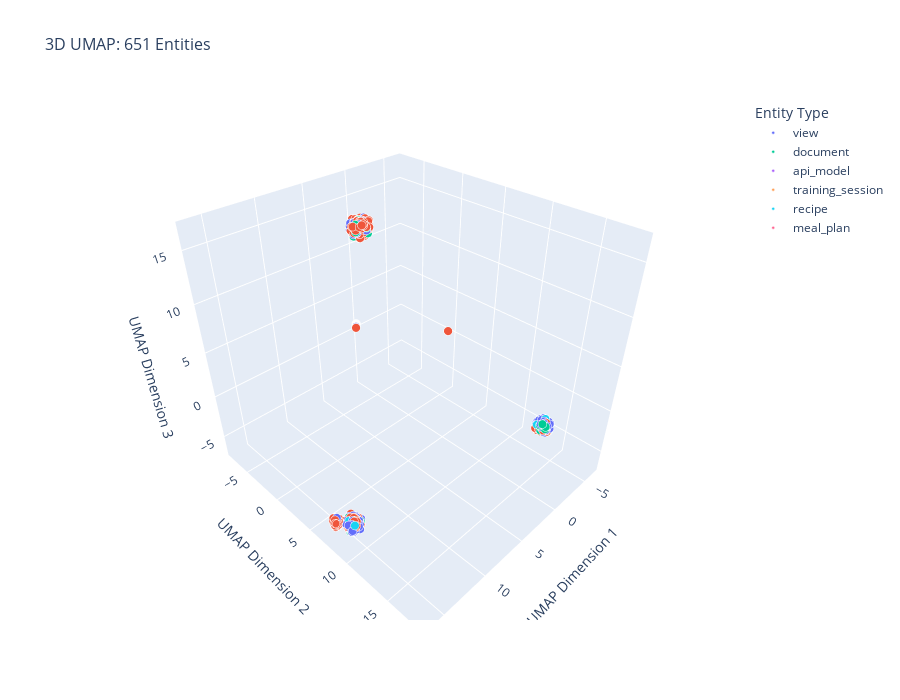

The code cell stored with this chart in its notebook:
### Code cell
# 3D UMAP Visualization - Even more detail!
print("Creating 3D UMAP visualization...")
print("3D can reveal structure that's hidden in 2D projections")

# Create 3D UMAP
umap_3d = umap.UMAP(
    n_components=3,
    n_neighbors=15,
    min_dist=0.1,
    metric='cosine',
    random_state=42
)

embeddings_umap_3d = umap_3d.fit_transform(embeddings_scaled)

# Create 3D interactive plot
fig_3d = px.scatter_3d(
    x=embeddings_umap_3d[:, 0],
    y=embeddings_umap_3d[:, 1], 
    z=embeddings_umap_3d[:, 2],
    color=entity_types_array,
    title=f'3D UMAP: {len(embeddings_umap_3d)} Entities',
    labels={'x': 'UMAP1', 'y': 'UMAP2', 'z': 'UMAP3', 'color': 'Entity Type'},
    hover_data=[entity_ids],
    width=900,
    height=700
)

fig_3d.update_traces(
    marker_size=3,
    marker_line_width=0.5,
    marker_line_color='white'
)

fig_3d.update_layout(
    title_font_size=16,
    scene=dict(
        xaxis_title='UMAP Dimension 1',
        yaxis_title='UMAP Dimension 2', 
        zaxis_title='UMAP Dimension 3'
    )
)

fig_3d.show()

print("✓ 3D UMAP visualization created!")
print("• Rotate, zoom, and explore the 3D embedding space")
print("• Look for clusters that might be hidden in 2D views")
print("• Click and drag to rotate the view")

### Figure 1 — Plotly figure (JSON) as saved in the notebook; plotly's stock layout.template omitted (floating-point values rounded to 4 significant figures; data arrays with more than 128 entries replaced by an {"elided": "..."} marker saying what was removed)
{"data": [{"customdata": {"elided": "145x1 str values"}, "hovertemplate": "Entity Type=view<br>UMAP1=%{x}<br>UMAP2=%{y}<br>UMAP3=%{z}<br>hover_data_0=%{customdata[0]}<extra></extra>", "legendgroup": "view", "marker": {"color": "#636efa", "line": {"color": "white", "width": 0.5}, "size": 3, "symbol": "circle"}, "mode": "markers", "name": "view", "scene": "scene", "showlegend": true, "type": "scatter3d", "x": {"elided": "145 float values"}, "y": {"elided": "145 float values"}, "z": {"elided": "145 float values"}}, {"customdata": {"elided": "376x1 str values"}, "hovertemplate": "Entity Type=<br>UMAP1=%{x}<br>UMAP2=%{y}<br>UMAP3=%{z}<br>hover_data_0=%{customdata[0]}<extra></extra>", "legendgroup": "", "marker": {"color": "#EF553B", "line": {"color": "white", "width": 0.5}, "size": 3, "symbol": "circle"}, "mode": "markers", "name": "", "scene": "scene", "showlegend": false, "type": "scatter3d", "x": {"elided": "376 float values"}, "y": {"elided": "376 float values"}, "z": {"elided": "376 float values"}}, {"customdata": [["ef6f9412-fbfb-44c6-87a1-6caad9080ef8"], ["d595bc53-0eeb-4343-b28d-50a345ea6a20"], ["0992fb4a-573c-44f8-9706-a3df7e5537e1"], ["e23de37d-2255-4cf9-8837-552bd7c5726f"], ["8c9a7ff0-6182-419a-a72b-55d928928bf1"], ["5f5339ed-7ff5-47fb-b631-e272b0452718"], ["a96a349d-d417-49e7-9ac7-59a7f363aebc"], ["810500f5-48ee-45cf-8f3f-a2e607ae7127"], ["f434ad14-6035-4aea-8d40-b945d5a859d4"], ["38e6b35a-822d-40ff-af19-fecafb82e68e"], ["0c3cdd26-b269-48ea-9057-572a317fa89d"], ["bf86757b-a995-437c-a611-9e88858cb1c0"], ["ee87ec4c-1862-40ae-840a-14b38c677259"], ["a0c64c48-d24f-4a39-bb35-5811b67467de"], ["ed561ef3-697b-4d54-abcf-6e7e7dfea706"], ["d74ad6d1-da71-49b3-b373-384f6334cbb6"], ["7aad50d3-5f50-4936-b184-6cacac444410"], ["97bb7a3e-19d7-4284-8fd5-829b46e5dc35"], ["ba0018f9-cf5b-4c93-bba1-1fb5b30388e4"], ["52fe6068-2acb-441c-b3b0-80b34a983eac"], ["cf43b8b9-c8fd-445e-9c2b-c1650500da15"], ["f8a9aa7e-f2d2-4f1c-a4f3-1ed1c71370dd"], ["5d1e4da6-d493-469b-b8af-af5fa582f2f2"], ["4972cf07-614d-4bae-8b69-68022b228776"], ["be3bd747-fcf5-4a29-a83d-c12389c58cdc"], ["65837c43-06ce-4d9c-8f76-a26457f9805c"], ["96620752-1e4b-4207-a2ce-7ab402acaee9"], ["671be8bb-9dfd-4c88-807e-6fff5cd94430"], ["4b165525-c166-4ebe-965b-efcb8da5e0ae"], ["5fd0b825-70d2-4354-af1b-a76fd10b495c"], ["a25e80d1-957c-4db3-bdc8-3e0ee9608fd5"], ["58d46df5-0891-482e-97c7-dc8893c12dc6"], ["d56ce398-c3ad-4e3d-830a-75d5c84c0a91"], ["9a3c5860-118d-476c-b348-98eeb27d6fc9"], ["7ff48423-9ccf-4a32-8cee-b876d1b3b68b"], ["d52ecf30-bc41-479f-ae0f-1a14b8bdda69"], ["bf78e28c-581f-442a-bd08-51bb2d3a81b4"], ["b18f9d2a-7749-4445-a985-81cc94873f8a"], ["6265e046-322c-4a7d-b50f-a476a2041856"], ["2e90655a-58ec-4ede-b9d9-bde78c8922c4"], ["e790928b-4573-4fe3-94d7-13f109edfb48"], ["b0b16f50-bc0f-4703-90d0-a6dc340df4d7"], ["75e08af7-befa-4632-bf96-2b47e3d92cb5"], ["d2067519-fc62-44ee-ac0e-26d2b05bb3aa"], ["922e95fb-e6a4-4f58-8edb-7806c3391430"], ["01cb3a22-606f-45d5-877d-07ffb3c9db26"], ["af737a35-deef-46d1-b634-c54ea9ab6762"], ["e67c0887-f16e-4fd5-aff0-8cb5fe83c319"], ["cd617a08-7286-485c-9ba7-e08d08c88916"], ["715a53fe-09fc-487f-bd7c-8cd54b14588c"], ["9820eaa8-fd9b-4e44-bdf8-4227312c9ab3"], ["52f0a745-1b2a-4ec3-aaff-b30acd79e586"], ["c51cd9bb-8a93-497b-a0ee-9b62f33a4756"], ["25e65e66-d6b3-4c2a-baf1-150eaf1185f0"], ["4b7eb9e0-f310-42b4-a800-ba79682d36e5"], ["abe46a71-c9aa-4d19-b29a-b3f4d0711272"], ["876d46dc-6cca-4391-b6c8-991a08870dd3"], ["0ff89c72-f368-4a0c-8340-92b6918fa406"], ["c6b4323a-cbde-456d-9866-aa74c5ec4c63"], ["125045c6-bc32-4865-bf4f-43a77d10c8e9"], ["a196b71b-608f-469e-8ade-6a02578ce77f"], ["e1c962a3-3529-483d-8cf8-935e3d4fa76c"], ["bdb03a73-da0e-4180-ac67-8a4e01fc1e52"], ["7736c1dd-9635-47b1-b93f-2e4ad8545902"], ["4aca5ca9-7ae7-41de-a7f7-146a45bdb2df"], ["e3eb48db-84be-44a4-b30f-247b1afe98f0"], ["f0234421-a828-49cf-85e0-190d306989ef"], ["0bbf57ca-75c1-44be-b6fa-2996dfc9131b"], ["fcbcd9df-0c1b-40d7-a314-b4ab4cdb9935"], ["a52015a6-8ed7-499b-ad84-2d77896ef5b6"], ["a814f7d9-6698-4a9e-9595-3e258156f14b"], ["30f20892-ca46-4c38-bdb1-3f3e7b5a094d"], ["d2990966-f101-4c86-88f3-cfd6712c5094"], ["e423ba83-aa46-4eba-a4d7-8b5c1dc156f4"], ["73760c93-704d-4535-afe4-0da12c5e2f4e"], ["268168ee-0ec0-436e-ac03-d3aeb7e38336"], ["b24e6abe-8d69-46af-976b-eb1bb148e5a7"], ["0e12f3a1-a606-4299-864c-b3951c4ea7ae"], ["f45fb47b-61af-4dbd-8ca7-5f2b469a75ef"], ["41bc0ac5-3cb3-4a5c-bd06-5b082b8633e4"], ["e0086f91-f2c8-4a5e-908d-743eba8c7e1f"], ["052253cb-a0ad-4d45-a2fb-20ba5f2e72c1"], ["9e29e1cb-8664-452f-aa92-fc6a785cee69"], ["634ab18b-b7b6-4fe5-b661-fba219870752"], ["8e55d2c1-f312-420d-9261-9f2e8db68d5c"], ["654d120c-0420-4939-9006-0c151fa0a95a"], ["06f8e673-d7e0-41a2-b2f0-dc448adce5b3"], ["4f55e289-800f-4012-b518-331f1632eaac"], ["b7759f7b-ed40-4b8e-b8a0-68039b9d413d"], ["fa14d710-5856-41c6-a7c6-9f39fe80a5d9"], ["4ca38da1-13ba-4cf3-870a-c154b6b2217b"], ["13f6ae8d-67bb-4dba-a77d-e0864b53d063"], ["dee79e90-d3ad-4c8e-961c-8a3c1d0cc7cb"], ["22e19c59-7268-4b6a-9fe7-9e8a4cb1928b"], ["6aadb57a-d27a-44cc-99b4-c82d2b2e16f2"], ["f15534b6-d9e5-4316-813d-b55233dcf74b"], ["a111f636-dc48-475f-b39b-1bae7177cf62"], ["4e7cf58c-0ce7-4e14-9084-cf6a8db73a4c"], ["c902eede-19b4-430e-a3b2-1a95048f6995"], ["f1b76c1c-95e6-46d1-a7ea-004dda840933"], ["d19b68e1-49c5-4a95-aeec-85be02009a92"], ["3c662dde-e14b-4a32-b0c8-8cca4baaf626"], ["5920d79c-17bf-4325-91d4-07e10ce43b20"], ["d43233fe-c2d3-4a81-b698-810cfb8f934e"], ["c031d16a-8686-44c0-bd06-7e00859f3846"], ["c226b236-5567-49fe-98dc-26c65d50397a"], ["26303b54-c4b1-40a7-a474-deab4915d53d"], ["1fc09b73-6f51-419f-8a2b-7aa4ad8b5d31"], ["f8cbd360-f440-45a7-8cb6-03135d1cde51"], ["00c0b39c-db79-45f3-bfe0-97469a71d085"], ["25451d5f-ba9d-4a60-aa44-2bc2dfac63a4"], ["f2bc5b0e-4af2-4881-a748-4771e6f49f8b"], ["28a975c6-c900-4199-9487-34c4fcf5d0bd"], ["e1394769-8668-492b-ab15-2ed03d4c41d1"], ["b3027e23-6f32-4afc-8917-6a5fa7134ed2"], ["d6451244-6f8c-403b-8c47-026d552decc9"], ["078eeadd-e677-4ff5-9300-74996699482d"], ["fdbe8fcf-f1d2-4749-8afb-910dc13ba14a"], ["78f5bce7-0a31-4acb-9cb7-e1f7d0c7e64b"], ["01d5b33b-f714-4088-bb36-419ee4738ed1"]], "hovertemplate": "Entity Type=document<br>UMAP1=%{x}<br>UMAP2=%{y}<br>UMAP3=%{z}<br>hover_data_0=%{customdata[0]}<extra></extra>", "legendgroup": "document", "marker": {"color": "#00cc96", "line": {"color": "white", "width": 0.5}, "size": 3, "symbol": "circle"}, "mode": "markers", "name": "document", "scene": "scene", "showlegend": true, "type": "scatter3d", "x": [2.148, 2.131, 2.068, 6.047, 5.783, 5.59, 5.697, 2.343, 5.619, -6.419, 1.851, -6.361, 6.019, 5.73, 15.03, 14.91, 5.516, 6.071, 5.813, 1.956, 14.82, 5.689, 2.156, 5.635, 5.747, 6.112, 15.13, 6.107, 5.659, 6.069, 15.04, 15.1, 6.073, 5.999, 15.27, 6.064, 5.977, 5.616, 5.584, 6.022, 14.69, 15.39, 15.3, 14.89, 5.788, 5.681, 15.22, 5.78, 5.534, 1.836, 15.17, 5.428, 1.93, 14.82, 14.89, 2.202, 14.87, 5.245, 14.96, 6.204, 2.154, 2.217, 2.292, 2.353, 5.792, 2.328, 16.26, 5.703, 16.0, 6.296, 16.27, 5.353, 15.11, 5.296, 5.124, 2.282, 5.448, 14.76, 2.116, 2.359, 14.58, 2.364, 4.976, 2.202, 14.24, 14.61, 14.18, 5.299, 2.326, 14.78, 5.265, 14.53, 5.178, 2.555, 2.268, 5.721, 1.909, 1.895, 2.225, 2.175, 5.612, 6.013, 5.813, 2.595, 2.441, 14.94, 14.44, 6.027, 14.34, 5.502, 1.935, 6.251, 1.85, 6.436, 14.9, 1.778, 1.831, 14.81, 15.34, 15.37], "y": [17.68, 17.76, 17.6, 0.1444, -0.1133, -0.156, 0.1762, 17.52, 0.1238, -0.3916, 17.79, -0.3334, -0.005093, -0.1765, 8.202, 8.43, -0.3345, -0.1937, -0.04376, 17.64, 8.54, -0.4394, 17.53, -0.3417, -0.3201, -0.1848, 8.331, 0.05179, -0.2781, 0.1611, 8.502, 7.98, 0.06639, -0.03188, 8.094, 0.1296, -0.06302, -0.3341, -0.05021, 0.2641, 8.361, 8.287, 7.922, 8.002, -0.204, -0.09456, 8.214, 0.1799, 0.06116, 17.55, 8.001, 0.1097, 17.51, 7.974, 8.073, 17.46, 7.782, 0.22, 7.998, 0.1488, 17.4, 17.64, 17.67, 17.76, -0.01098, 17.32, 7.603, 0.9445, 7.33, -0.05795, 7.381, 0.4735, 7.468, 0.6839, 0.1462, 17.47, 0.7857, 7.413, 17.81, 17.42, 8.192, 17.97, 0.02346, 17.41, 8.233, 7.439, 8.377, 0.1871, 17.97, 7.741, 0.1109, 7.58, -0.2743, 17.57, 17.72, 0.08583, 17.97, 18.07, 17.81, 18.01, -0.1427, -0.06518, -0.07831, 17.7, 17.71, 7.645, 7.868, -0.2848, 8.529, -0.2669, 17.73, -0.5565, 17.34, 0.4144, 8.351, 17.94, 17.81, 8.663, 8.226, 8.364], "z": [3.523, 3.28, 3.44, 15.91, 15.88, 16.1, 15.95, 3.145, 15.86, 0.2527, 2.67, 0.311, 16.11, 15.77, -5.793, -6.014, 16.08, 16.07, 15.74, 3.434, -5.911, 16.11, 3.076, 15.95, 15.92, 15.81, -5.824, 16.05, 15.9, 16.06, -6.307, -5.788, 16.26, 16.08, -5.969, 16.06, 16.03, 16.22, 16.27, 16.09, -6.271, -6.077, -6.018, -5.95, 16.55, 16.55, -6.098, 16.43, 16.33, 3.015, -6.364, 16.48, 3.099, -6.34, -6.211, 3.216, -6.315, 16.19, -6.42, 16.45, 2.987, 2.924, 3.199, 2.951, 16.69, 3.037, -5.366, 16.3, -5.167, 15.39, -5.272, 15.68, -6.067, 16.11, 16.06, 3.116, 15.68, -6.298, 2.946, 3.278, -6.725, 3.164, 16.1, 3.501, -6.312, -5.885, -6.199, 15.47, 3.385, -5.788, 16.02, -6.307, 15.4, 3.433, 2.909, 15.37, 3.158, 3.302, 3.523, 3.343, 15.69, 15.59, 15.52, 3.016, 3.593, -5.592, -5.846, 15.42, -5.804, 15.5, 2.953, 15.87, 3.453, 15.96, -5.411, 2.538, 2.476, -6.131, -6.55, -6.324]}, {"customdata": [["4630d534-3727-4da6-8c57-6eccbc621b10"], ["f7dca5fb-784c-416c-ac98-d556d6c28a4b"]], "hovertemplate": "Entity Type=api_model<br>UMAP1=%{x}<br>UMAP2=%{y}<br>UMAP3=%{z}<br>hover_data_0=%{customdata[0]}<extra></extra>", "legendgroup": "api_model", "marker": {"color": "#ab63fa", "line": {"color": "white", "width": 0.5}, "size": 3, "symbol": "circle"}, "mode": "markers", "name": "api_model", "scene": "scene", "showlegend": true, "type": "scatter3d", "x": [-6.36, -6.458], "y": [-0.3332, -0.4309], "z": [0.3111, 0.2134]}, {"customdata": [["340dca8d-ebee-4d1e-8c11-6804b0b9f2c0"]], "hovertemplate": "Entity Type=training_session<br>UMAP1=%{x}<br>UMAP2=%{y}<br>UMAP3=%{z}<br>hover_data_0=%{customdata[0]}<extra></extra>", "legendgroup": "training_session", "marker": {"color": "#FFA15A", "line": {"color": "white", "width": 0.5}, "size": 3, "symbol": "circle"}, "mode": "markers", "name": "training_session", "scene": "scene", "showlegend": true, "type": "scatter3d", "x": [-6.383], "y": [-0.356], "z": [0.2883]}, {"customdata": [["c71c42ff-2f52-460f-97f8-c96b19b2e1ad"], ["34a231b8-11b8-4212-aa20-242af3442284"], ["717cb0b0-6baa-4f2c-b9b7-a5896b726b75"], ["6cf316a2-5544-45cc-bae6-863f0fceb3ed"], ["819712ce-bcce-4eb3-8ac1-47b66a9ae091"], ["d8feb99d-668d-4f12-8066-0af53685916d"]], "hovertemplate": "Entity Type=recipe<br>UMAP1=%{x}<br>UMAP2=%{y}<br>UMAP3=%{z}<br>hover_data_0=%{customdata[0]}<extra></extra>", "legendgroup": "recipe", "marker": {"color": "#19d3f3", "line": {"color": "white", "width": 0.5}, "size": 3, "symbol": "circle"}, "mode": "markers", "name": "recipe", "scene": "scene", "showlegend": true, "type": "scatter3d", "x": [5.879, 2.005, 15.12, 15.16, 1.96, 2.591], "y": [-0.006442, 17.67, 8.682, 7.983, 17.63, 17.31], "z": [15.97, 3.039, -5.599, -5.525, 3.794, 3.382]}, {"customdata": [["6b2a7ebb-7369-4a95-ac8a-cabdbd95a93e"]], "hovertemplate": "Entity Type=meal_plan<br>UMAP1=%{x}<br>UMAP2=%{y}<br>UMAP3=%{z}<br>hover_data_0=%{customdata[0]}<extra></extra>", "legendgroup": "meal_plan", "marker": {"color": "#FF6692", "line": {"color": "white", "width": 0.5}, "size": 3, "symbol": "circle"}, "mode": "markers", "name": "meal_plan", "scene": "scene", "showlegend": true, "type": "scatter3d", "x": [0.5098], "y": [-7.492], "z": [0.8864]}], "layout": {"height": 700, "legend": {"title": {"text": "Entity Type"}, "tracegroupgap": 0}, "scene": {"domain": {"x": [0, 1], "y": [0, 1]}, "xaxis": {"title": {"text": "UMAP Dimension 1"}}, "yaxis": {"title": {"text": "UMAP Dimension 2"}}, "zaxis": {"title": {"text": "UMAP Dimension 3"}}}, "title": {"font": {"size": 16}, "text": "3D UMAP: 651 Entities"}, "width": 900}}
